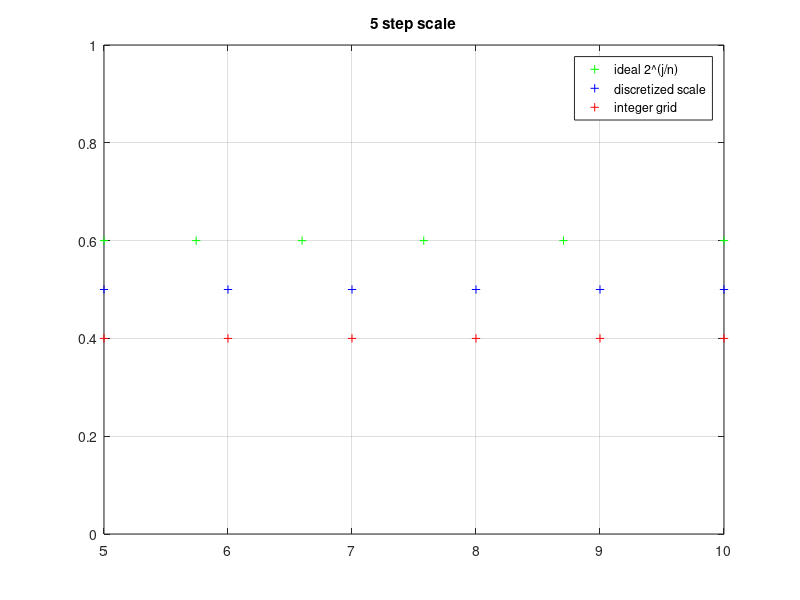

Here is the MATLAB script that generated this plot:

% fscale -- divide up octaves into integer scale steps
%
% fscale takes a start frequency f and a "chunk" count n and
% divides the octave f to 2*f into n intervals with integer
% boundaries, with the boundaries as close as possible to the
% more regular f*2^(j/n) spacing.  (When such a division is
% not possible, a warning message is printed.)  fscale plots
% the regular and integer spacings, and prints tables of the
% chunk boundaries and resulting chunk dv.
%
% H Motteler
% 22 Jan 01

f1 = 64;    % default start frequency
n1 = 16;    % default chunks per octave
noct1 = 6;  % default number of octaves/tables
k = 10000;  % tabulation points per chunk

f1 = 48;
noct1 = 1;


f = input(sprintf('start frequency [%g] > ', f1));
if isempty(f), f = f1; end

n = input(sprintf('chunks per octave [%g] > ', n1));
if isempty(n), n = n1; end

noct = input(sprintf('number of octaves [%g] > ', noct1));
if isempty(noct), noct = noct1; end

% integer grid over the octave
a = f : 2*f;  

% 2^(j/n) "scale" grid over the octave
b = f *  2.^((0:n)./n);

% discretized interval distances
db = round(diff(b));

if ~isempty(find(db == 0))
  fprintf(1, 'WARNING: interval distance rounds to 0\n');
end

% rebuild the scale with integer steps
c = f + [0,cumsum(db)];

% warn if it doesn't fit
if c(length(c)) ~= 2*f
  fprintf(1, 'WARNING: last discretized point %g != %g\n', c(length(c)), 2*f);
end

% warn if last dv too big
dv1 = (c(2) - c(1)) / k;
dv2 = (c(n+1) - c(n)) / k;
if dv2 > 2*dv1 
  fprintf(1, 'WARNING: last chunks too big\n');
end

% plot the optimal and discretized scales
bpts = ones(length(b),1) * .6;
cpts = ones(length(c),1) * .5;
apts = ones(length(a),1) * .4;

plot(b, bpts, 'g+', c, cpts, 'b+', a, apts, 'r+')
axis([f,2*f,0,1]);
legend('ideal 2\^(j/n)', 'discretized scale', 'integer grid');
title(sprintf('%d step scale', n))
grid

% print out chunk tables, assuming k-point chunks
fprintf(1, '\n       octave chunk tabulation\n\n');
fprintf(1, ' chunk  size   start    end      dv \n');

for j = 1:noct
  p = 2^(j-1);
  fprintf (1, ' ------------- octave %d -------------\n', j);
  for i = 1 : n
    dv = (c(i+1) - c(i)) / k;
    fprintf (1, ' %4d  %4d   %6.1f  %6.1f   %g\n', ...
             i, db(i)*p, c(i)*p, c(i+1)*p, dv*p);
  end
end

